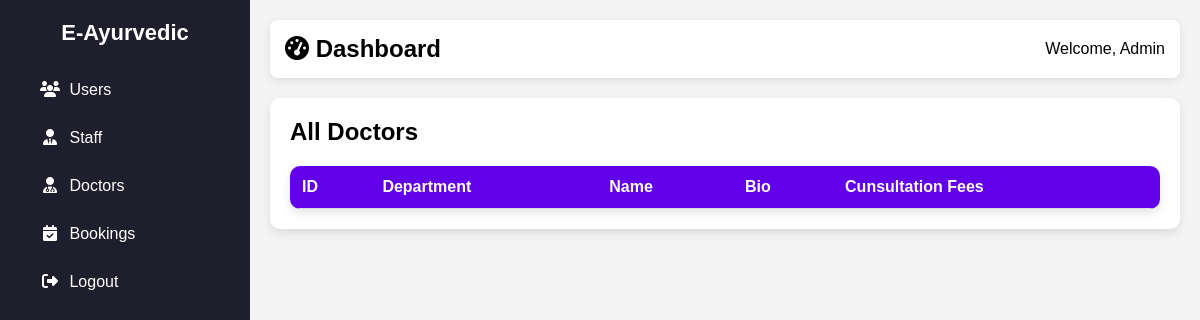
The page /doctor/ on the database as committed earlier.
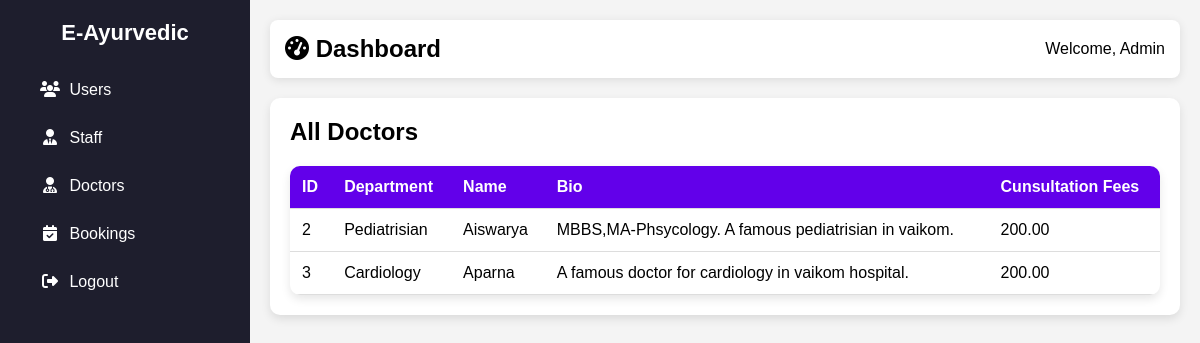
The same page on the database as committed later.
### app/models.py (models this page shows, shortened)
class Doctor(models.Model):
    department = models.ForeignKey(Department, on_delete=models.CASCADE, related_name='doctors')
    name = models.CharField(max_length=100)
    bio = models.TextField(blank=True, null=True)
    available = models.BooleanField(default=True)
    consultation_fee = models.DecimalField(max_digits=10, decimal_places=2, default=0.00)  # Add this field

class Department(models.Model):
    name = models.CharField(max_length=100)
    description = models.TextField(blank=True, null=True)
    def __str__(self):
        return self.name

### app/views.py (the view)
# urls.py: path('doctor/', views.view_doctors, name='view_doctors'),
def view_doctors(request):
    doctors = Doctor.objects.all()
    return render(request, 'admin/view_doctors.html', {'doctors': doctors})

### templates/admin/view_doctors.html (shortened to what this page needs)
<!DOCTYPE html>
<html lang="en">
<head>
    <link rel="stylesheet" href="https://cdnjs.cloudflare.com/ajax/libs/font-awesome/6.4.2/css/all.min.css">
</head>
<body>
    <div class="sidebar">
        <h2>E-Ayurvedic</h2>
        <ul>
            <li><a href="{% url 'view_users' %}"><i class="fas fa-users"></i> <span>Users</span></a></li>
            <li><a href="{% url 'view_staff' %}"><i class="fas fa-user-tie"></i> <span>Staff</span></a></li>
            <li><a href="{% url 'view_doctors' %}"><i class="fas fa-user-md"></i> <span>Doctors</span></a></li>
            <li><a href="{% url 'view_bookings' %}"><i class="fas fa-calendar-check"></i> <span>Bookings</span></a></li>
            <li><a href="../logout"><i class="fas fa-sign-out-alt"></i> <span>Logout</span></a></li>
        </ul>
    </div>
    <div class="main-content">
        <div class="header">
           <h2><i class="fas fa-tachometer-alt"></i> Dashboard</h2>
            <div class="user-info">
                <span>Welcome, Admin</span>
            </div>
        </div>
        <div class="content">
            {% block content %}
            <h2>All Doctors</h2>
            <table>
                <tr>
                    <th>ID</th>
                    <th>Department</th>
                    <th>Name</th>
                    <th>Bio</th>
                    <th>Cunsultation Fees</th>
                </tr>
                {% for doctor in doctors %}
                <tr>
                    <td>{{ doctor.id }}</td>
                    <td>{{ doctor.department }}</td>
                    <td>{{ doctor.name }}</td>
                    <td>{{ doctor.bio }}</td>
                    <td>{{ doctor.consultation_fee }}</td>
                </tr>
                {% endfor %}
            </table>
            {% endblock %}
        </div>
    </div>
</body>
</html>

Rows that differ between the two databases and show on the page:
added Doctor: id "2", department "Pediatrisian", name "Aiswarya", bio "MBBS,MA-Phsycology. A famous pediatrisian in vaikom.", consultation_fee "200.00"
added Doctor: id "3", department "Cardiology", name "Aparna", bio "A famous doctor for cardiology in vaikom hospital.", consultation_fee "200.00"
